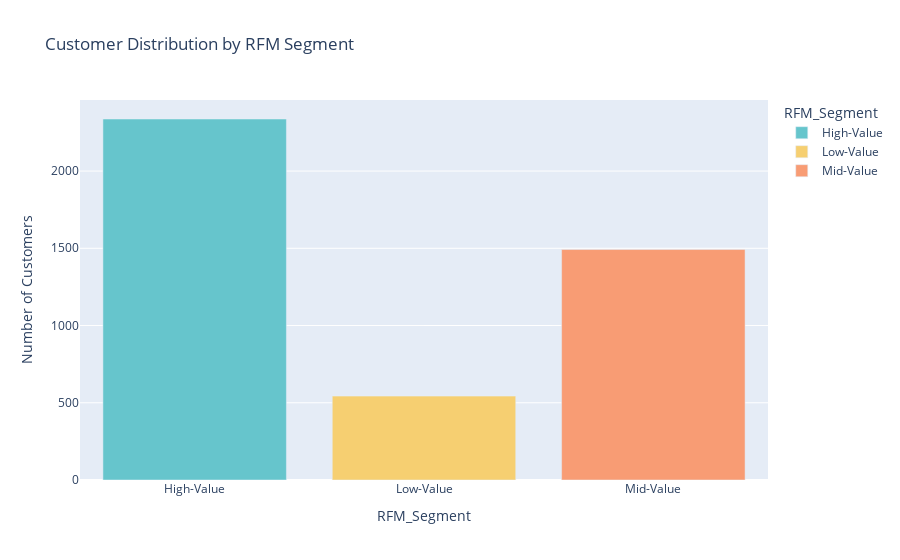

The code cell stored with this chart in its notebook:
### Code cell
#Create Bar chart using plotly

fig = px.bar(segment_counts,
             x = 'RFM_Segment', 
             y = 'Count', 
             title = "Customer Distribution by RFM Segment",
             labels = {'RFM_Segment' : 'RFM_Segment', 'Count' : 'Number of Customers'},
             color = 'RFM_Segment', 
             color_discrete_sequence = px.colors.qualitative.Pastel)


fig.show()

### Figure 1 — Plotly figure (JSON) as saved in the notebook; plotly's stock layout.template omitted (floating-point values rounded to 4 significant figures)
{"data": [{"hovertemplate": "RFM_Segment=%{x}<br>Number of Customers=%{y}<extra></extra>", "legendgroup": "High-Value", "marker": {"color": "rgb(102, 197, 204)", "pattern": {"shape": ""}}, "name": "High-Value", "orientation": "v", "showlegend": true, "textposition": "auto", "type": "bar", "x": ["High-Value"], "xaxis": "x", "y": [2337], "yaxis": "y"}, {"hovertemplate": "RFM_Segment=%{x}<br>Number of Customers=%{y}<extra></extra>", "legendgroup": "Low-Value", "marker": {"color": "rgb(246, 207, 113)", "pattern": {"shape": ""}}, "name": "Low-Value", "orientation": "v", "showlegend": true, "textposition": "auto", "type": "bar", "x": ["Low-Value"], "xaxis": "x", "y": [543], "yaxis": "y"}, {"hovertemplate": "RFM_Segment=%{x}<br>Number of Customers=%{y}<extra></extra>", "legendgroup": "Mid-Value", "marker": {"color": "rgb(248, 156, 116)", "pattern": {"shape": ""}}, "name": "Mid-Value", "orientation": "v", "showlegend": true, "textposition": "auto", "type": "bar", "x": ["Mid-Value"], "xaxis": "x", "y": [1492], "yaxis": "y"}], "layout": {"barmode": "relative", "legend": {"title": {"text": "RFM_Segment"}, "tracegroupgap": 0}, "title": {"text": "Customer Distribution by RFM Segment"}, "xaxis": {"anchor": "y", "categoryarray": ["High-Value", "Low-Value", "Mid-Value"], "categoryorder": "array", "domain": [0, 1], "title": {"text": "RFM_Segment"}}, "yaxis": {"anchor": "x", "domain": [0, 1], "title": {"text": "Number of Customers"}}}}
